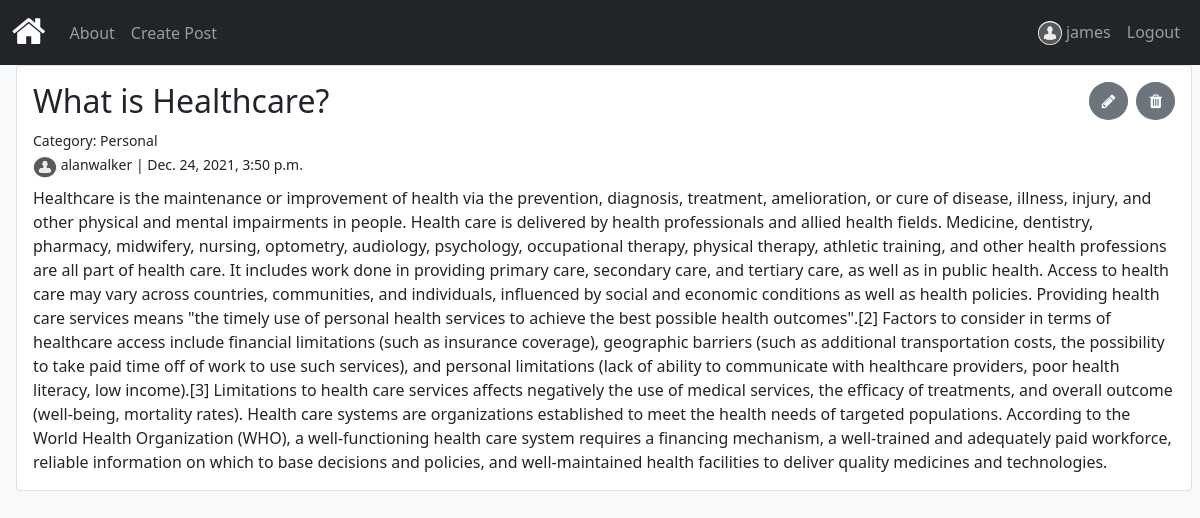
Page /post/health-care-novb1s (signed in) on the committed database.
### accounts/models.py (models this page shows)
class Author(models.Model):
    user= models.OneToOneField(User,default=None,on_delete=models.CASCADE)
    birth_date = models.DateField('Date of birth')
    bio = models.TextField(max_length=500, blank=True,null=True)
    photo=models.ImageField(default='default.png', blank=True)
    def __str__(self):
        return f'{self.user.username}'
    class Meta:
        ordering=['user']

### articles/models.py (models this page shows, shortened)
class Article(models.Model):
    type=[('Personal','Personal'),
    ('Fashion','Fashion'),
    ('Food','Food'),
    ('Travel','Travel'),
    ('Music','Music'),
    (' Lifestyle',' Lifestyle'),
    ('Fitness','Fitness'),
    ('Sports','Sports'),
    ('News','News'),
    ('Entertainment','Entertainment'),
    ('Healthcare','Healthcare'),
    ('Education','Education'),
    ]
    title = models.CharField(max_length=255,unique=True)
    body = models.TextField()
    create_date = models.DateTimeField('Created on', auto_now_add=True)
    update_date = models.DateTimeField(auto_now=True)
    slug = models.SlugField()
    category = models.CharField(max_length=255,choices=type)
    author = models.ForeignKey(Author, default=None,on_delete=models.CASCADE)
    class Meta:
        ordering=['-create_date','title']

### articles/views.py (the view)
# urls.py: path('post/<slug:slug>', ArticleDetailView.as_view(),name='post'),
class ArticleDetailView(generic.DetailView):
    model=Article
    template_name='article_detail.html'

### articles/templates/article_detail.html (shortened to what this page needs)
{% extends './base.html'%}
{% block content %}
<div class="card">
    <div class="card-body">
        <div class="card-title">
            <h2><span>{{article.title}}</span>
                {% if user.is_authenticated and user.author %}
                <span class="d-grid gap-2 d-md-inline-flex float-end" role="group">
                    <a class="btn btn-secondary rounded-circle" href="{% url 'articles:edit' article.id %}" role="button"> <i class="fa fa-pencil" style="font-size:100%"></i></a>
                    <a class="btn btn-secondary rounded-circle" href="{% url 'articles:delete' article.id %}" role="button"> <i class="fa fa-trash" style="font-size:100%"></i></a>
                </span>
                {% endif %}
            </h2>
            <div><small>Category: {{article.category}}</small></div>
            <div><small><img src="{{article.author.photo.url}}" width="24" height="22" class="rounded-circle" alt="Author image">
            {{article.author}} | {{article.create_date}}</small></div>
        </div>
        <p class="card-text">{{article.body}}</p>
    </div>
</div>
{% endblock %}

### templates/base.html (shortened to what this page needs)
{% load static %}
<!DOCTYPE html>
<html>
    <head>
        <link href="https://cdn.jsdelivr.net/npm/bootstrap@5.1.3/dist/css/bootstrap.min.css" rel="stylesheet">
        <link rel="stylesheet" href="https://cdnjs.cloudflare.com/ajax/libs/font-awesome/4.7.0/css/font-awesome.min.css">
    </head>
    <body class="bg-light text-dark">
<nav class="navbar sticky-top navbar-expand-sm bg-dark navbar-dark">
  <div class="container-fluid">
    <a class="navbar-brand" href="{% url 'articles:home' %}"><i class="fa fa-home" style="font-size:36px;color:white"></i></a>
    <div class="collapse navbar-collapse" id="collapsibleNavbar">
      <ul class="navbar-nav">
        <li class="nav-item">
          <a class="nav-link" href="{% url 'articles:about' %}">About</a>
        </li>
        {% if user.is_authenticated and user.author %}
        <li class="nav-item">
          <a class="nav-link" href="{% url 'articles:create' %}">Create Post</a>
        </li>
        {% endif %}
      </ul>
    </div>
    <ul class="navbar-nav justify-content-end">
      {% if user.is_authenticated and user.author %}
      <li class="nav-item">
        <span class="nav-link">
          <span><img src="{{user.author.photo.url}}" class="rounded-circle justify-content-end d-inline-block" width="24" height="24" alt="Author"></span>
          {{user.username}}
          </span>
      </li>
      <li class="nav-item">
        <a class="nav-link" href="{% url 'accounts:logout' %}">Logout</a>
      </li>
      {% endif %}
    </ul>
  </div>
</nav>
        <div class="container-fluid ms-1">
        {% block content %}
        {% endblock %}
        </div>
    </body>
</html>

### rows in the picture
Article: title "What is Healthcare?", category "Personal", author.photo (placeholder picture), author "alanwalker", create_date "Dec. 24, 2021, 3:50 p.m.", body "Healthcare is the maintenance or improvement of health via the prevention, diagnosis, treatment, amelioration, or cure of disease, illness, injury, and other physical and mental impairments in people. Health care is delivered by health professionals and allied health fields. Medicine, dentistry, pharmacy, midwifery, nursing, optometry, audiology, psychology, occupational therapy, physical therapy, athletic training, and other health professions are all part of health care. It includes work done in providing primary care, secondary care, and tertiary care, as well as in public health. Access to health care may vary across countries, communities, and individuals, influenced by social and…"

### other values in the picture
{{ user.username }} "james"
